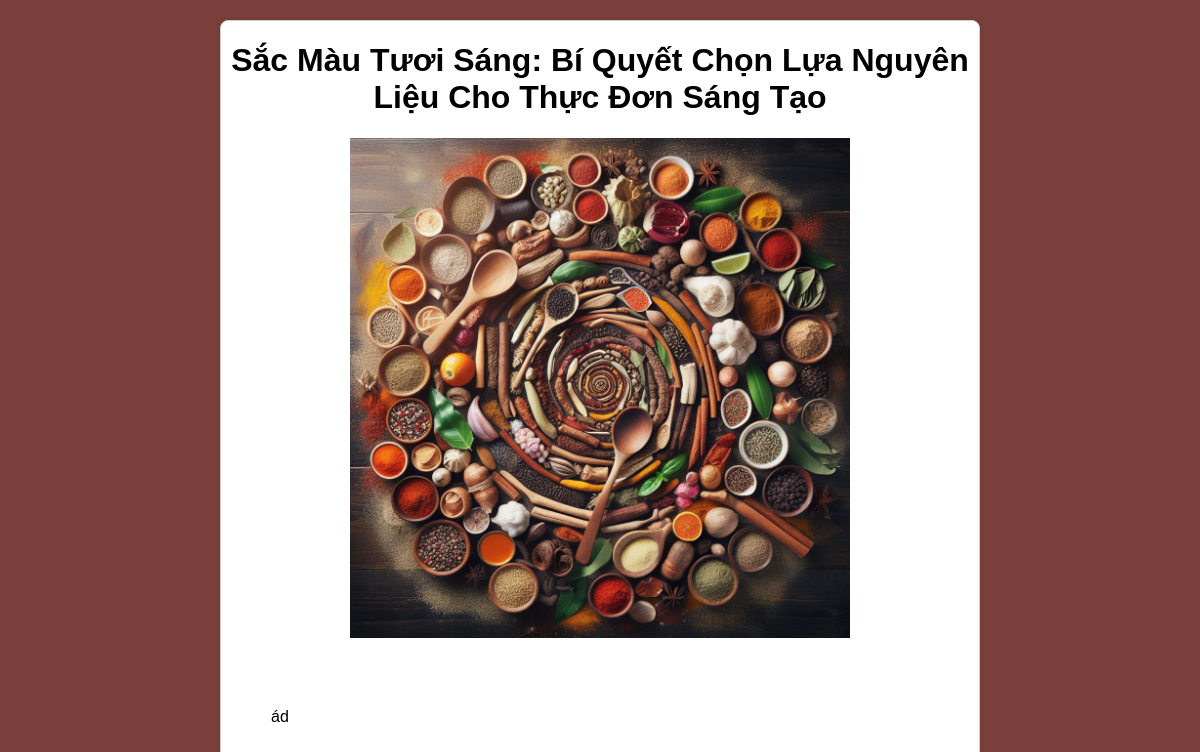
Page /blog.php?MaBlog=2 on the earlier database version.
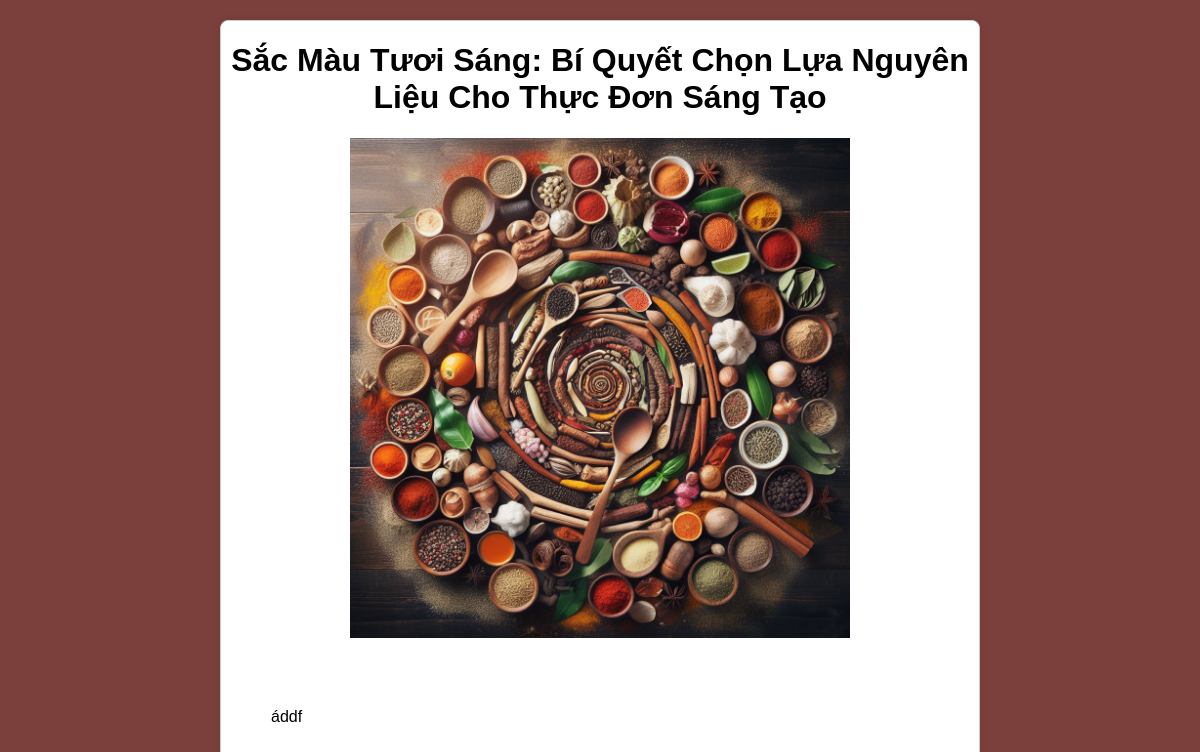
Same page on the later database version.
### tables this page shows
CREATE TABLE `blog` (
  `MaBlog` int(11) NOT NULL,
  `TenBlog` mediumtext NOT NULL,
  `ThoiGianDang` datetime NOT NULL,
  `NoiDung` longtext NOT NULL,
  `MaLoaiBlog` int(11) NOT NULL,
  `AnhBlog` varchar(255) NOT NULL
);

### blog.php (the view, shortened to what this page needs)
<?php
require_once("components/connection.php");
$MaBlog = $_GET['MaBlog'];
?>
<!DOCTYPE html>
<html lang="en">
<head>
</head>
<body>
    <div class="blog-container">
        <?php
            $sql = "SELECT * FROM blog where MaBlog=$MaBlog";
            $result = $conn->query($sql);
            if ($result->num_rows > 0) {
                while ($row = $result->fetch_assoc()) {
                    ?>
                <div class="blog-card">
                 <?php   echo '<h1>' . $row['TenBlog'] . '</h1>';
                    echo '<img class="blog-image" src="' . $row['AnhBlog'] . '" alt="' . $row['TenBlog'] . '">';
                    ?>
                <div class="text-content">
                   <?php
                    echo '<p>' . $row['NoiDung'] . '</p>';
                    ?>
                    </div>
                    </div>
            <?php
                }
            } else {
                echo '<p>No blogs found</p>';
            }
        ?>
    </div>
</body>
</html>

Differences in the rows shown:
changed blog "Sắc Màu Tươi Sáng: Bí Quyết Chọn Lựa Nguyên Liệu Cho Thực Đơn Sáng Tạo": NoiDung "ád" → "áddf"
